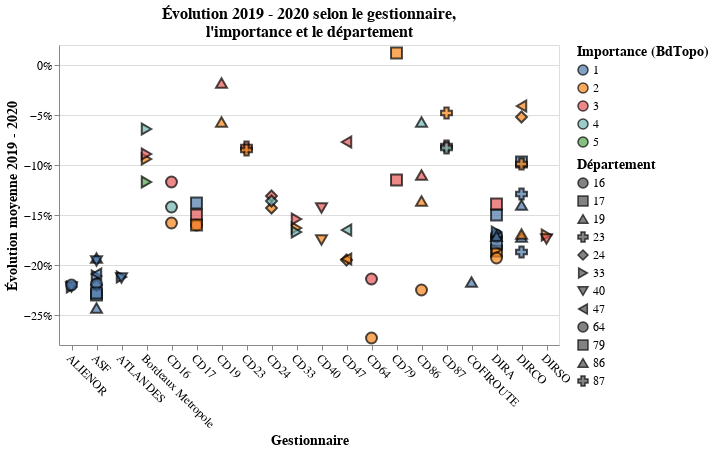

Notebook code cell kept with this figure:
### Code cell
titre = alt.TitleParams(["Évolution 2019 - 2020 selon le gestionnaire,", "l'importance et le département"],
                        fontSize=16)
(alt.Chart(dfGestionnaire,
           title=titre, width=largeur).mark_point(filled=True, size=120, stroke='black').encode(
     x=alt.X('gestionnai:N', title='Gestionnaire', axis=alt.Axis(labelAngle=45)),
     y=alt.Y('coeff_evol_19_20_moyen', axis=alt.Axis(format='%', title='Évolution moyenne 2019 - 2020')),
     color=alt.Color('importance:N', title='Importance (BdTopo)'),
     shape=alt.Shape('dept:O', title='Département'))
 .configure_axis(labelFontSize=12, titleFontSize=14)
 .configure_legend(labelFontSize=12, titleFontSize=14))

### Figure 1 — Vega-Lite specification as saved in the notebook (floating-point values rounded to 4 significant figures)
{"config": {"view": {"continuousWidth": 400, "continuousHeight": 300}, "axis": {"labelFontSize": 12, "titleFontSize": 14}, "legend": {"labelFontSize": 12, "titleFontSize": 14}}, "data": {"name": "data-ebe76f2543e1aa8ab2c3d4460af57e03"}, "mark": {"type": "point", "filled": true, "size": 120, "stroke": "black"}, "encoding": {"color": {"field": "importance", "title": "Importance (BdTopo)", "type": "nominal"}, "shape": {"field": "dept", "title": "Département", "type": "ordinal"}, "x": {"axis": {"labelAngle": 45}, "field": "gestionnai", "title": "Gestionnaire", "type": "nominal"}, "y": {"axis": {"format": "%", "title": "Évolution moyenne 2019 - 2020"}, "field": "coeff_evol_19_20_moyen", "type": "quantitative"}}, "title": {"text": ["Évolution 2019 - 2020 selon le gestionnaire,", "l'importance et le département"], "fontSize": 16}, "width": 500, "$schema": "https://vega.github.io/schema/vega-lite/v4.17.0.json", "datasets": {"data-ebe76f2543e1aa8ab2c3d4460af57e03": [{"gestionnai": "ALIENOR", "dept": 33, "importance": 1, "nb_tmja_2020": 3, "coeff_evol_19_20_moyen": -0.222, "coeff_evol_19_20_median": -0.224, "coeff_evol_19_20_mini": -0.23, "coeff_evol_19_20_maxi": -0.22, "nb_tmja_2020_hors_val_HS_SD": 3, "coeff_evol_19_20_moyen_hors_val_HS_SD": -0.222, "nb_tmja_2020_hors_val_HS_IQR": 3, "coeff_evol_19_20_moyen_hors_val_HS_IQR": -0.222}, {"gestionnai": "ALIENOR", "dept": 40, "importance": 1, "nb_tmja_2020": 5, "coeff_evol_19_20_moyen": -0.222, "coeff_evol_19_20_median": -0.22, "coeff_evol_19_20_mini": -0.23, "coeff_evol_19_20_maxi": -0.22, "nb_tmja_2020_hors_val_HS_SD": 5, "coeff_evol_19_20_moyen_hors_val_HS_SD": -0.222, "nb_tmja_2020_hors_val_HS_IQR": 5, "coeff_evol_19_20_moyen_hors_val_HS_IQR": -0.222}, {"gestionnai": "ALIENOR", "dept": 64, "importance": 1, "nb_tmja_2020": 2, "coeff_evol_19_20_moyen": -0.22, "coeff_evol_19_20_median": -0.22, "coeff_evol_19_20_mini": -0.22, "coeff_evol_19_20_maxi": -0.22, "nb_tmja_2020_hors_val_HS_SD": 2, "coeff_evol_19_20_moyen_hors_val_HS_SD": -0.22, "nb_tmja_2020_hors_val_HS_IQR": 2, "coeff_evol_19_20_moyen_hors_val_HS_IQR": -0.22}, {"gestionnai": "ASF", "dept": 17, "importance": 1, "nb_tmja_2020": 8, "coeff_evol_19_20_moyen": -0.23, "coeff_evol_19_20_median": -0.236, "coeff_evol_19_20_mini": -0.24, "coeff_evol_19_20_maxi": -0.2, "nb_tmja_2020_hors_val_HS_SD": 7, "coeff_evol_19_20_moyen_hors_val_HS_SD": -0.234, "nb_tmja_2020_hors_val_HS_IQR": 7, "coeff_evol_19_20_moyen_hors_val_HS_IQR": -0.234}, {"gestionnai": "ASF", "dept": 19, "importance": 1, "nb_tmja_2020": 8, "coeff_evol_19_20_moyen": -0.193, "coeff_evol_19_20_median": -0.195, "coeff_evol_19_20_mini": -0.2, "coeff_evol_19_20_maxi": -0.19, "nb_tmja_2020_hors_val_HS_SD": 8, "coeff_evol_19_20_moyen_hors_val_HS_SD": -0.193, "nb_tmja_2020_hors_val_HS_IQR": 8, "coeff_evol_19_20_moyen_hors_val_HS_IQR": -0.193}, {"gestionnai": "ASF", "dept": 24, "importance": 1, "nb_tmja_2020": 8, "coeff_evol_19_20_moyen": -0.22, "coeff_evol_19_20_median": -0.204, "coeff_evol_19_20_mini": -0.35, "coeff_evol_19_20_maxi": -0.19, "nb_tmja_2020_hors_val_HS_SD": 7, "coeff_evol_19_20_moyen_hors_val_HS_SD": -0.202, "nb_tmja_2020_hors_val_HS_IQR": 7, "coeff_evol_19_20_moyen_hors_val_HS_IQR": -0.202}, {"gestionnai": "ASF", "dept": 33, "importance": 1, "nb_tmja_2020": 10, "coeff_evol_19_20_moyen": -0.211, "coeff_evol_19_20_median": -0.207, "coeff_evol_19_20_mini": -0.24, "coeff_evol_19_20_maxi": -0.2, "nb_tmja_2020_hors_val_HS_SD": 10, "coeff_evol_19_20_moyen_hors_val_HS_SD": -0.211, "nb_tmja_2020_hors_val_HS_IQR": 8, "coeff_evol_19_20_moyen_hors_val_HS_IQR": -0.204}, {"gestionnai": "ASF", "dept": 40, "importance": 1, "nb_tmja_2020": 4, "coeff_evol_19_20_moyen": -0.196, "coeff_evol_19_20_median": -0.21, "coeff_evol_19_20_mini": -0.22, "coeff_evol_19_20_maxi": -0.18, "nb_tmja_2020_hors_val_HS_SD": 4, "coeff_evol_19_20_moyen_hors_val_HS_SD": -0.196, "nb_tmja_2020_hors_val_HS_IQR": 4, "coeff_evol_19_20_moyen_hors_val_HS_IQR": -0.196}, {"gestionnai": "ASF", "dept": 47, "importance": 1, "nb_tmja_2020": 4, "coeff_evol_19_20_moyen": -0.209, "coeff_evol_19_20_median": -0.209, "coeff_evol_19_20_mini": -0.21, "coeff_evol_19_20_maxi": -0.21, "nb_tmja_2020_hors_val_HS_SD": 4, "coeff_evol_19_20_moyen_hors_val_HS_SD": -0.209, "nb_tmja_2020_hors_val_HS_IQR": 3, "coeff_evol_19_20_moyen_hors_val_HS_IQR": -0.209}, {"gestionnai": "ASF", "dept": 64, "importance": 1, "nb_tmja_2020": 13, "coeff_evol_19_20_moyen": -0.219, "coeff_evol_19_20_median": -0.214, "coeff_evol_19_20_mini": -0.27, "coeff_evol_19_20_maxi": -0.21, "nb_tmja_2020_hors_val_HS_SD": 12, "coeff_evol_19_20_moyen_hors_val_HS_SD": -0.214, "nb_tmja_2020_hors_val_HS_IQR": 11, "coeff_evol_19_20_moyen_hors_val_HS_IQR": -0.215}, {"gestionnai": "ASF", "dept": 79, "importance": 1, "nb_tmja_2020": 7, "coeff_evol_19_20_moyen": -0.228, "coeff_evol_19_20_median": -0.228, "coeff_evol_19_20_mini": -0.24, "coeff_evol_19_20_maxi": -0.21, "nb_tmja_2020_hors_val_HS_SD": 7, "coeff_evol_19_20_moyen_hors_val_HS_SD": -0.228, "nb_tmja_2020_hors_val_HS_IQR": 7, "coeff_evol_19_20_moyen_hors_val_HS_IQR": -0.228}, {"gestionnai": "ASF", "dept": 86, "importance": 1, "nb_tmja_2020": 1, "coeff_evol_19_20_moyen": -0.243, "coeff_evol_19_20_median": -0.243, "coeff_evol_19_20_mini": -0.24, "coeff_evol_19_20_maxi": -0.24, "nb_tmja_2020_hors_val_HS_SD": 0, "coeff_evol_19_20_moyen_hors_val_HS_SD": null, "nb_tmja_2020_hors_val_HS_IQR": 1, "coeff_evol_19_20_moyen_hors_val_HS_IQR": -0.243}, {"gestionnai": "ATLANDES", "dept": 33, "importance": 1, "nb_tmja_2020": 1, "coeff_evol_19_20_moyen": -0.212, "coeff_evol_19_20_median": -0.212, "coeff_evol_19_20_mini": -0.21, "coeff_evol_19_20_maxi": -0.21, "nb_tmja_2020_hors_val_HS_SD": 0, "coeff_evol_19_20_moyen_hors_val_HS_SD": null, "nb_tmja_2020_hors_val_HS_IQR": 1, "coeff_evol_19_20_moyen_hors_val_HS_IQR": -0.212}, {"gestionnai": "ATLANDES", "dept": 40, "importance": 1, "nb_tmja_2020": 7, "coeff_evol_19_20_moyen": -0.213, "coeff_evol_19_20_median": -0.218, "coeff_evol_19_20_mini": -0.22, "coeff_evol_19_20_maxi": -0.19, "nb_tmja_2020_hors_val_HS_SD": 7, "coeff_evol_19_20_moyen_hors_val_HS_SD": -0.213, "nb_tmja_2020_hors_val_HS_IQR": 6, "coeff_evol_19_20_moyen_hors_val_HS_IQR": -0.216}, {"gestionnai": "Bordeaux Metropole", "dept": 33, "importance": 2, "nb_tmja_2020": 49, "coeff_evol_19_20_moyen": -0.094, "coeff_evol_19_20_median": -0.077, "coeff_evol_19_20_mini": -0.54, "coeff_evol_19_20_maxi": 0.29, "nb_tmja_2020_hors_val_HS_SD": 46, "coeff_evol_19_20_moyen_hors_val_HS_SD": -0.083, "nb_tmja_2020_hors_val_HS_IQR": 44, "coeff_evol_19_20_moyen_hors_val_HS_IQR": -0.085}, {"gestionnai": "Bordeaux Metropole", "dept": 33, "importance": 5, "nb_tmja_2020": 19, "coeff_evol_19_20_moyen": -0.117, "coeff_evol_19_20_median": -0.086, "coeff_evol_19_20_mini": -0.56, "coeff_evol_19_20_maxi": 0.04, "nb_tmja_2020_hors_val_HS_SD": 18, "coeff_evol_19_20_moyen_hors_val_HS_SD": -0.092, "nb_tmja_2020_hors_val_HS_IQR": 18, "coeff_evol_19_20_moyen_hors_val_HS_IQR": -0.092}, {"gestionnai": "Bordeaux Metropole", "dept": 33, "importance": 4, "nb_tmja_2020": 80, "coeff_evol_19_20_moyen": -0.064, "coeff_evol_19_20_median": -0.075, "coeff_evol_19_20_mini": -0.22, "coeff_evol_19_20_maxi": 0.19, "nb_tmja_2020_hors_val_HS_SD": 76, "coeff_evol_19_20_moyen_hors_val_HS_SD": -0.065, "nb_tmja_2020_hors_val_HS_IQR": 79, "coeff_evol_19_20_moyen_hors_val_HS_IQR": -0.067}, {"gestionnai": "Bordeaux Metropole", "dept": 33, "importance": 3, "nb_tmja_2020": 131, "coeff_evol_19_20_moyen": -0.089, "coeff_evol_19_20_median": -0.078, "coeff_evol_19_20_mini": -0.62, "coeff_evol_19_20_maxi": 0.13, "nb_tmja_2020_hors_val_HS_SD": 125, "coeff_evol_19_20_moyen_hors_val_HS_SD": -0.081, "nb_tmja_2020_hors_val_HS_IQR": 117, "coeff_evol_19_20_moyen_hors_val_HS_IQR": -0.073}, {"gestionnai": "CD16", "dept": 16, "importance": 4, "nb_tmja_2020": 7, "coeff_evol_19_20_moyen": -0.142, "coeff_evol_19_20_median": -0.117, "coeff_evol_19_20_mini": -0.32, "coeff_evol_19_20_maxi": 0.07, "nb_tmja_2020_hors_val_HS_SD": 7, "coeff_evol_19_20_moyen_hors_val_HS_SD": -0.142, "nb_tmja_2020_hors_val_HS_IQR": 7, "coeff_evol_19_20_moyen_hors_val_HS_IQR": -0.142}, {"gestionnai": "CD16", "dept": 16, "importance": 3, "nb_tmja_2020": 28, "coeff_evol_19_20_moyen": -0.117, "coeff_evol_19_20_median": -0.118, "coeff_evol_19_20_mini": -0.26, "coeff_evol_19_20_maxi": -0.04, "nb_tmja_2020_hors_val_HS_SD": 26, "coeff_evol_19_20_moyen_hors_val_HS_SD": -0.107, "nb_tmja_2020_hors_val_HS_IQR": 26, "coeff_evol_19_20_moyen_hors_val_HS_IQR": -0.107}, {"gestionnai": "CD16", "dept": 16, "importance": 2, "nb_tmja_2020": 28, "coeff_evol_19_20_moyen": -0.158, "coeff_evol_19_20_median": -0.174, "coeff_evol_19_20_mini": -0.39, "coeff_evol_19_20_maxi": 0.17, "nb_tmja_2020_hors_val_HS_SD": 26, "coeff_evol_19_20_moyen_hors_val_HS_SD": -0.162, "nb_tmja_2020_hors_val_HS_IQR": 25, "coeff_evol_19_20_moyen_hors_val_HS_IQR": -0.168}, {"gestionnai": "CD17", "dept": 16, "importance": 3, "nb_tmja_2020": 1, "coeff_evol_19_20_moyen": -0.16, "coeff_evol_19_20_median": -0.16, "coeff_evol_19_20_mini": -0.16, "coeff_evol_19_20_maxi": -0.16, "nb_tmja_2020_hors_val_HS_SD": 0, "coeff_evol_19_20_moyen_hors_val_HS_SD": null, "nb_tmja_2020_hors_val_HS_IQR": 1, "coeff_evol_19_20_moyen_hors_val_HS_IQR": -0.16}, {"gestionnai": "CD17", "dept": 17, "importance": 1, "nb_tmja_2020": 4, "coeff_evol_19_20_moyen": -0.138, "coeff_evol_19_20_median": -0.192, "coeff_evol_19_20_mini": -0.2, "coeff_evol_19_20_maxi": 0.02, "nb_tmja_2020_hors_val_HS_SD": 4, "coeff_evol_19_20_moyen_hors_val_HS_SD": -0.138, "nb_tmja_2020_hors_val_HS_IQR": 3, "coeff_evol_19_20_moyen_hors_val_HS_IQR": -0.19}, {"gestionnai": "CD17", "dept": 17, "importance": 3, "nb_tmja_2020": 26, "coeff_evol_19_20_moyen": -0.15, "coeff_evol_19_20_median": -0.152, "coeff_evol_19_20_mini": -0.25, "coeff_evol_19_20_maxi": -0.04, "nb_tmja_2020_hors_val_HS_SD": 24, "coeff_evol_19_20_moyen_hors_val_HS_SD": -0.15, "nb_tmja_2020_hors_val_HS_IQR": 24, "coeff_evol_19_20_moyen_hors_val_HS_IQR": -0.15}, {"gestionnai": "CD17", "dept": 17, "importance": 2, "nb_tmja_2020": 29, "coeff_evol_19_20_moyen": -0.16, "coeff_evol_19_20_median": -0.172, "coeff_evol_19_20_mini": -0.57, "coeff_evol_19_20_maxi": 0.51, "nb_tmja_2020_hors_val_HS_SD": 27, "coeff_evol_19_20_moyen_hors_val_HS_SD": -0.17, "nb_tmja_2020_hors_val_HS_IQR": 25, "coeff_evol_19_20_moyen_hors_val_HS_IQR": -0.171}, {"gestionnai": "CD19", "dept": 19, "importance": 3, "nb_tmja_2020": 23, "coeff_evol_19_20_moyen": -0.018, "coeff_evol_19_20_median": -0.014, "coeff_evol_19_20_mini": -0.32, "coeff_evol_19_20_maxi": 0.17, "nb_tmja_2020_hors_val_HS_SD": 22, "coeff_evol_19_20_moyen_hors_val_HS_SD": -0.005, "nb_tmja_2020_hors_val_HS_IQR": 20, "coeff_evol_19_20_moyen_hors_val_HS_IQR": -0.02}, {"gestionnai": "CD19", "dept": 19, "importance": 2, "nb_tmja_2020": 25, "coeff_evol_19_20_moyen": -0.057, "coeff_evol_19_20_median": -0.06, "coeff_evol_19_20_mini": -0.33, "coeff_evol_19_20_maxi": 0.28, "nb_tmja_2020_hors_val_HS_SD": 23, "coeff_evol_19_20_moyen_hors_val_HS_SD": -0.084, "nb_tmja_2020_hors_val_HS_IQR": 24, "coeff_evol_19_20_moyen_hors_val_HS_IQR": -0.071}, {"gestionnai": "CD23", "dept": 23, "importance": 3, "nb_tmja_2020": 31, "coeff_evol_19_20_moyen": -0.082, "coeff_evol_19_20_median": -0.081, "coeff_evol_19_20_mini": -0.57, "coeff_evol_19_20_maxi": 0.16, "nb_tmja_2020_hors_val_HS_SD": 29, "coeff_evol_19_20_moyen_hors_val_HS_SD": -0.053, "nb_tmja_2020_hors_val_HS_IQR": 29, "coeff_evol_19_20_moyen_hors_val_HS_IQR": -0.053}, {"gestionnai": "CD23", "dept": 23, "importance": 2, "nb_tmja_2020": 22, "coeff_evol_19_20_moyen": -0.085, "coeff_evol_19_20_median": -0.074, "coeff_evol_19_20_mini": -0.22, "coeff_evol_19_20_maxi": 0.05, "nb_tmja_2020_hors_val_HS_SD": 22, "coeff_evol_19_20_moyen_hors_val_HS_SD": -0.085, "nb_tmja_2020_hors_val_HS_IQR": 22, "coeff_evol_19_20_moyen_hors_val_HS_IQR": -0.085}, {"gestionnai": "CD24", "dept": 24, "importance": 3, "nb_tmja_2020": 29, "coeff_evol_19_20_moyen": -0.131, "coeff_evol_19_20_median": -0.15, "coeff_evol_19_20_mini": -0.59, "coeff_evol_19_20_maxi": 0.16, "nb_tmja_2020_hors_val_HS_SD": 27, "coeff_evol_19_20_moyen_hors_val_HS_SD": -0.102, "nb_tmja_2020_hors_val_HS_IQR": 28, "coeff_evol_19_20_moyen_hors_val_HS_IQR": -0.114}, {"gestionnai": "CD24", "dept": 24, "importance": 2, "nb_tmja_2020": 82, "coeff_evol_19_20_moyen": -0.143, "coeff_evol_19_20_median": -0.142, "coeff_evol_19_20_mini": -0.51, "coeff_evol_19_20_maxi": 0.28, "nb_tmja_2020_hors_val_HS_SD": 74, "coeff_evol_19_20_moyen_hors_val_HS_SD": -0.117, "nb_tmja_2020_hors_val_HS_IQR": 73, "coeff_evol_19_20_moyen_hors_val_HS_IQR": -0.114}, {"gestionnai": "CD24", "dept": 24, "importance": 4, "nb_tmja_2020": 13, "coeff_evol_19_20_moyen": -0.136, "coeff_evol_19_20_median": -0.134, "coeff_evol_19_20_mini": -0.54, "coeff_evol_19_20_maxi": 0.17, "nb_tmja_2020_hors_val_HS_SD": 12, "coeff_evol_19_20_moyen_hors_val_HS_SD": -0.103, "nb_tmja_2020_hors_val_HS_IQR": 9, "coeff_evol_19_20_moyen_hors_val_HS_IQR": -0.129}, {"gestionnai": "CD33", "dept": 33, "importance": 2, "nb_tmja_2020": 30, "coeff_evol_19_20_moyen": -0.163, "coeff_evol_19_20_median": -0.16, "coeff_evol_19_20_mini": -0.32, "coeff_evol_19_20_maxi": -0.02, "nb_tmja_2020_hors_val_HS_SD": 28, "coeff_evol_19_20_moyen_hors_val_HS_SD": -0.162, "nb_tmja_2020_hors_val_HS_IQR": 26, "coeff_evol_19_20_moyen_hors_val_HS_IQR": -0.156}, {"gestionnai": "CD33", "dept": 33, "importance": 3, "nb_tmja_2020": 31, "coeff_evol_19_20_moyen": -0.154, "coeff_evol_19_20_median": -0.142, "coeff_evol_19_20_mini": -0.31, "coeff_evol_19_20_maxi": -0.08, "nb_tmja_2020_hors_val_HS_SD": 29, "coeff_evol_19_20_moyen_hors_val_HS_SD": -0.144, "nb_tmja_2020_hors_val_HS_IQR": 29, "coeff_evol_19_20_moyen_hors_val_HS_IQR": -0.144}, {"gestionnai": "CD33", "dept": 33, "importance": 4, "nb_tmja_2020": 1, "coeff_evol_19_20_moyen": -0.167, "coeff_evol_19_20_median": -0.167, "coeff_evol_19_20_mini": -0.17, "coeff_evol_19_20_maxi": -0.17, "nb_tmja_2020_hors_val_HS_SD": 0, "coeff_evol_19_20_moyen_hors_val_HS_SD": null, "nb_tmja_2020_hors_val_HS_IQR": 1, "coeff_evol_19_20_moyen_hors_val_HS_IQR": -0.167}, {"gestionnai": "CD40", "dept": 40, "importance": 3, "nb_tmja_2020": 14, "coeff_evol_19_20_moyen": -0.143, "coeff_evol_19_20_median": -0.135, "coeff_evol_19_20_mini": -0.24, "coeff_evol_19_20_maxi": -0.08, "nb_tmja_2020_hors_val_HS_SD": 13, "coeff_evol_19_20_moyen_hors_val_HS_SD": -0.136, "nb_tmja_2020_hors_val_HS_IQR": 13, "coeff_evol_19_20_moyen_hors_val_HS_IQR": -0.136}, {"gestionnai": "CD40", "dept": 40, "importance": 2, "nb_tmja_2020": 27, "coeff_evol_19_20_moyen": -0.175, "coeff_evol_19_20_median": -0.172, "coeff_evol_19_20_mini": -0.29, "coeff_evol_19_20_maxi": -0.08, "nb_tmja_2020_hors_val_HS_SD": 24, "coeff_evol_19_20_moyen_hors_val_HS_SD": -0.171, "nb_tmja_2020_hors_val_HS_IQR": 24, "coeff_evol_19_20_moyen_hors_val_HS_IQR": -0.171}, {"gestionnai": "CD47", "dept": 24, "importance": 2, "nb_tmja_2020": 1, "coeff_evol_19_20_moyen": -0.195, "coeff_evol_19_20_median": -0.195, "coeff_evol_19_20_mini": -0.2, "coeff_evol_19_20_maxi": -0.2, "nb_tmja_2020_hors_val_HS_SD": 0, "coeff_evol_19_20_moyen_hors_val_HS_SD": null, "nb_tmja_2020_hors_val_HS_IQR": 1, "coeff_evol_19_20_moyen_hors_val_HS_IQR": -0.195}, {"gestionnai": "CD47", "dept": 47, "importance": 4, "nb_tmja_2020": 2, "coeff_evol_19_20_moyen": -0.165, "coeff_evol_19_20_median": -0.207, "coeff_evol_19_20_mini": -0.21, "coeff_evol_19_20_maxi": -0.12, "nb_tmja_2020_hors_val_HS_SD": 2, "coeff_evol_19_20_moyen_hors_val_HS_SD": -0.165, "nb_tmja_2020_hors_val_HS_IQR": 2, "coeff_evol_19_20_moyen_hors_val_HS_IQR": -0.165}, {"gestionnai": "CD47", "dept": 47, "importance": 2, "nb_tmja_2020": 32, "coeff_evol_19_20_moyen": -0.194, "coeff_evol_19_20_median": -0.178, "coeff_evol_19_20_mini": -0.71, "coeff_evol_19_20_maxi": -0.05, "nb_tmja_2020_hors_val_HS_SD": 31, "coeff_evol_19_20_moyen_hors_val_HS_SD": -0.178, "nb_tmja_2020_hors_val_HS_IQR": 26, "coeff_evol_19_20_moyen_hors_val_HS_IQR": -0.178}, {"gestionnai": "CD47", "dept": 47, "importance": 3, "nb_tmja_2020": 12, "coeff_evol_19_20_moyen": -0.077, "coeff_evol_19_20_median": -0.148, "coeff_evol_19_20_mini": -0.25, "coeff_evol_19_20_maxi": 0.75, "nb_tmja_2020_hors_val_HS_SD": 11, "coeff_evol_19_20_moyen_hors_val_HS_SD": -0.153, "nb_tmja_2020_hors_val_HS_IQR": 9, "coeff_evol_19_20_moyen_hors_val_HS_IQR": -0.154}, {"gestionnai": "CD64", "dept": 64, "importance": 3, "nb_tmja_2020": 4, "coeff_evol_19_20_moyen": -0.214, "coeff_evol_19_20_median": -0.217, "coeff_evol_19_20_mini": -0.27, "coeff_evol_19_20_maxi": -0.17, "nb_tmja_2020_hors_val_HS_SD": 4, "coeff_evol_19_20_moyen_hors_val_HS_SD": -0.214, "nb_tmja_2020_hors_val_HS_IQR": 4, "coeff_evol_19_20_moyen_hors_val_HS_IQR": -0.214}, {"gestionnai": "CD64", "dept": 64, "importance": 2, "nb_tmja_2020": 3, "coeff_evol_19_20_moyen": -0.273, "coeff_evol_19_20_median": -0.224, "coeff_evol_19_20_mini": -0.37, "coeff_evol_19_20_maxi": -0.22, "nb_tmja_2020_hors_val_HS_SD": 3, "coeff_evol_19_20_moyen_hors_val_HS_SD": -0.273, "nb_tmja_2020_hors_val_HS_IQR": 3, "coeff_evol_19_20_moyen_hors_val_HS_IQR": -0.273}, {"gestionnai": "CD79", "dept": 79, "importance": 3, "nb_tmja_2020": 1, "coeff_evol_19_20_moyen": -0.115, "coeff_evol_19_20_median": -0.115, "coeff_evol_19_20_mini": -0.12, "coeff_evol_19_20_maxi": -0.12, "nb_tmja_2020_hors_val_HS_SD": 0, "coeff_evol_19_20_moyen_hors_val_HS_SD": null, "nb_tmja_2020_hors_val_HS_IQR": 1, "coeff_evol_19_20_moyen_hors_val_HS_IQR": -0.115}, {"gestionnai": "CD79", "dept": 79, "importance": 2, "nb_tmja_2020": 7, "coeff_evol_19_20_moyen": 0.012, "coeff_evol_19_20_median": 0.019, "coeff_evol_19_20_mini": -0.12, "coeff_evol_19_20_maxi": 0.17, "nb_tmja_2020_hors_val_HS_SD": 7, "coeff_evol_19_20_moyen_hors_val_HS_SD": 0.012, "nb_tmja_2020_hors_val_HS_IQR": 7, "coeff_evol_19_20_moyen_hors_val_HS_IQR": 0.012}, {"gestionnai": "CD86", "dept": 16, "importance": 2, "nb_tmja_2020": 1, "coeff_evol_19_20_moyen": -0.225, "coeff_evol_19_20_median": -0.225, "coeff_evol_19_20_mini": -0.23, "coeff_evol_19_20_maxi": -0.23, "nb_tmja_2020_hors_val_HS_SD": 0, "coeff_evol_19_20_moyen_hors_val_HS_SD": null, "nb_tmja_2020_hors_val_HS_IQR": 1, "coeff_evol_19_20_moyen_hors_val_HS_IQR": -0.225}, {"gestionnai": "CD86", "dept": 86, "importance": 2, "nb_tmja_2020": 56, "coeff_evol_19_20_moyen": -0.136, "coeff_evol_19_20_median": -0.16, "coeff_evol_19_20_mini": -0.47, "coeff_evol_19_20_maxi": 0.14, "nb_tmja_2020_hors_val_HS_SD": 52, "coeff_evol_19_20_moyen_hors_val_HS_SD": -0.134, "nb_tmja_2020_hors_val_HS_IQR": 53, "coeff_evol_19_20_moyen_hors_val_HS_IQR": -0.13}, {"gestionnai": "CD86", "dept": 86, "importance": 3, "nb_tmja_2020": 40, "coeff_evol_19_20_moyen": -0.11, "coeff_evol_19_20_median": -0.11, "coeff_evol_19_20_mini": -0.53, "coeff_evol_19_20_maxi": 0.12, "nb_tmja_2020_hors_val_HS_SD": 39, "coeff_evol_19_20_moyen_hors_val_HS_SD": -0.099, "nb_tmja_2020_hors_val_HS_IQR": 39, "coeff_evol_19_20_moyen_hors_val_HS_IQR": -0.099}, {"gestionnai": "CD86", "dept": 86, "importance": 4, "nb_tmja_2020": 16, "coeff_evol_19_20_moyen": -0.057, "coeff_evol_19_20_median": -0.088, "coeff_evol_19_20_mini": -0.17, "coeff_evol_19_20_maxi": 0.13, "nb_tmja_2020_hors_val_HS_SD": 15, "coeff_evol_19_20_moyen_hors_val_HS_SD": -0.069, "nb_tmja_2020_hors_val_HS_IQR": 15, "coeff_evol_19_20_moyen_hors_val_HS_IQR": -0.069}, {"gestionnai": "CD87", "dept": 87, "importance": 3, "nb_tmja_2020": 24, "coeff_evol_19_20_moyen": -0.081, "coeff_evol_19_20_median": -0.075, "coeff_evol_19_20_mini": -0.56, "coeff_evol_19_20_maxi": 0.23, "nb_tmja_2020_hors_val_HS_SD": 23, "coeff_evol_19_20_moyen_hors_val_HS_SD": -0.06, "nb_tmja_2020_hors_val_HS_IQR": 23, "coeff_evol_19_20_moyen_hors_val_HS_IQR": -0.06}, {"gestionnai": "CD87", "dept": 87, "importance": 4, "nb_tmja_2020": 6, "coeff_evol_19_20_moyen": -0.083, "coeff_evol_19_20_median": -0.24, "coeff_evol_19_20_mini": -0.28, "coeff_evol_19_20_maxi": 0.38, "nb_tmja_2020_hors_val_HS_SD": 6, "coeff_evol_19_20_moyen_hors_val_HS_SD": -0.083, "nb_tmja_2020_hors_val_HS_IQR": 6, "coeff_evol_19_20_moyen_hors_val_HS_IQR": -0.083}, {"gestionnai": "CD87", "dept": 87, "importance": 2, "nb_tmja_2020": 22, "coeff_evol_19_20_moyen": -0.048, "coeff_evol_19_20_median": -0.058, "coeff_evol_19_20_mini": -0.29, "coeff_evol_19_20_maxi": 0.25, "nb_tmja_2020_hors_val_HS_SD": 21, "coeff_evol_19_20_moyen_hors_val_HS_SD": -0.062, "nb_tmja_2020_hors_val_HS_IQR": 21, "coeff_evol_19_20_moyen_hors_val_HS_IQR": -0.062}, {"gestionnai": "COFIROUTE", "dept": 86, "importance": 1, "nb_tmja_2020": 5, "coeff_evol_19_20_moyen": -0.217, "coeff_evol_19_20_median": -0.217, "coeff_evol_19_20_mini": -0.22, "coeff_evol_19_20_maxi": -0.21, "nb_tmja_2020_hors_val_HS_SD": 5, "coeff_evol_19_20_moyen_hors_val_HS_SD": -0.217, "nb_tmja_2020_hors_val_HS_IQR": 5, "coeff_evol_19_20_moyen_hors_val_HS_IQR": -0.217}, {"gestionnai": "DIRA", "dept": 16, "importance": 2, "nb_tmja_2020": 1, "coeff_evol_19_20_moyen": -0.172, "coeff_evol_19_20_median": -0.172, "coeff_evol_19_20_mini": -0.17, "coeff_evol_19_20_maxi": -0.17, "nb_tmja_2020_hors_val_HS_SD": 0, "coeff_evol_19_20_moyen_hors_val_HS_SD": null, "nb_tmja_2020_hors_val_HS_IQR": 1, "coeff_evol_19_20_moyen_hors_val_HS_IQR": -0.172}, {"gestionnai": "DIRA", "dept": 16, "importance": 1, "nb_tmja_2020": 25, "coeff_evol_19_20_moyen": -0.17, "coeff_evol_19_20_median": -0.161, "coeff_evol_19_20_mini": -0.46, "coeff_evol_19_20_maxi": -0.08, "nb_tmja_2020_hors_val_HS_SD": 23, "coeff_evol_19_20_moyen_hors_val_HS_SD": -0.151, "nb_tmja_2020_hors_val_HS_IQR": 21, "coeff_evol_19_20_moyen_hors_val_HS_IQR": -0.157}, {"gestionnai": "DIRA", "dept": 17, "importance": 2, "nb_tmja_2020": 2, "coeff_evol_19_20_moyen": -0.186, "coeff_evol_19_20_median": -0.215, "coeff_evol_19_20_mini": -0.22, "coeff_evol_19_20_maxi": -0.16, "nb_tmja_2020_hors_val_HS_SD": 2, "coeff_evol_19_20_moyen_hors_val_HS_SD": -0.186, "nb_tmja_2020_hors_val_HS_IQR": 2, "coeff_evol_19_20_moyen_hors_val_HS_IQR": -0.186}, {"gestionnai": "DIRA", "dept": 17, "importance": 1, "nb_tmja_2020": 11, "coeff_evol_19_20_moyen": -0.15, "coeff_evol_19_20_median": -0.155, "coeff_evol_19_20_mini": -0.19, "coeff_evol_19_20_maxi": -0.09, "nb_tmja_2020_hors_val_HS_SD": 10, "coeff_evol_19_20_moyen_hors_val_HS_SD": -0.156, "nb_tmja_2020_hors_val_HS_IQR": 9, "coeff_evol_19_20_moyen_hors_val_HS_IQR": -0.152}, {"gestionnai": "DIRA", "dept": 17, "importance": 3, "nb_tmja_2020": 1, "coeff_evol_19_20_moyen": -0.139, "coeff_evol_19_20_median": -0.139, "coeff_evol_19_20_mini": -0.14, "coeff_evol_19_20_maxi": -0.14, "nb_tmja_2020_hors_val_HS_SD": 0, "coeff_evol_19_20_moyen_hors_val_HS_SD": null, "nb_tmja_2020_hors_val_HS_IQR": 1, "coeff_evol_19_20_moyen_hors_val_HS_IQR": -0.139}, {"gestionnai": "DIRA", "dept": 33, "importance": 2, "nb_tmja_2020": 2, "coeff_evol_19_20_moyen": -0.185, "coeff_evol_19_20_median": -0.186, "coeff_evol_19_20_mini": -0.19, "coeff_evol_19_20_maxi": -0.18, "nb_tmja_2020_hors_val_HS_SD": 2, "coeff_evol_19_20_moyen_hors_val_HS_SD": -0.185, "nb_tmja_2020_hors_val_HS_IQR": 2, "coeff_evol_19_20_moyen_hors_val_HS_IQR": -0.185}, {"gestionnai": "DIRA", "dept": 33, "importance": 1, "nb_tmja_2020": 68, "coeff_evol_19_20_moyen": -0.167, "coeff_evol_19_20_median": -0.168, "coeff_evol_19_20_mini": -0.3, "coeff_evol_19_20_maxi": 0.1, "nb_tmja_2020_hors_val_HS_SD": 63, "coeff_evol_19_20_moyen_hors_val_HS_SD": -0.172, "nb_tmja_2020_hors_val_HS_IQR": 61, "coeff_evol_19_20_moyen_hors_val_HS_IQR": -0.17}, {"gestionnai": "DIRA", "dept": 64, "importance": 2, "nb_tmja_2020": 6, "coeff_evol_19_20_moyen": -0.193, "coeff_evol_19_20_median": -0.193, "coeff_evol_19_20_mini": -0.21, "coeff_evol_19_20_maxi": -0.18, "nb_tmja_2020_hors_val_HS_SD": 6, "coeff_evol_19_20_moyen_hors_val_HS_SD": -0.193, "nb_tmja_2020_hors_val_HS_IQR": 6, "coeff_evol_19_20_moyen_hors_val_HS_IQR": -0.193}, {"gestionnai": "DIRA", "dept": 79, "importance": 1, "nb_tmja_2020": 4, "coeff_evol_19_20_moyen": -0.178, "coeff_evol_19_20_median": -0.178, "coeff_evol_19_20_mini": -0.22, "coeff_evol_19_20_maxi": -0.14, "nb_tmja_2020_hors_val_HS_SD": 4, "coeff_evol_19_20_moyen_hors_val_HS_SD": -0.178, "nb_tmja_2020_hors_val_HS_IQR": 4, "coeff_evol_19_20_moyen_hors_val_HS_IQR": -0.178}, {"gestionnai": "DIRA", "dept": 86, "importance": 1, "nb_tmja_2020": 4, "coeff_evol_19_20_moyen": -0.171, "coeff_evol_19_20_median": -0.184, "coeff_evol_19_20_mini": -0.19, "coeff_evol_19_20_maxi": -0.14, "nb_tmja_2020_hors_val_HS_SD": 4, "coeff_evol_19_20_moyen_hors_val_HS_SD": -0.171, "nb_tmja_2020_hors_val_HS_IQR": 3, "coeff_evol_19_20_moyen_hors_val_HS_IQR": -0.183}, {"gestionnai": "DIRCO", "dept": 19, "importance": 1, "nb_tmja_2020": 8, "coeff_evol_19_20_moyen": -0.172, "coeff_evol_19_20_median": -0.186, "coeff_evol_19_20_mini": -0.21, "coeff_evol_19_20_maxi": -0.06, "nb_tmja_2020_hors_val_HS_SD": 7, "coeff_evol_19_20_moyen_hors_val_HS_SD": -0.188, "nb_tmja_2020_hors_val_HS_IQR": 7, "coeff_evol_19_20_moyen_hors_val_HS_IQR": -0.188}, {"gestionnai": "DIRCO", "dept": 23, "importance": 1, "nb_tmja_2020": 7, "coeff_evol_19_20_moyen": -0.129, "coeff_evol_19_20_median": -0.181, "coeff_evol_19_20_mini": -0.19, "coeff_evol_19_20_maxi": 0.02, "nb_tmja_2020_hors_val_HS_SD": 7, "coeff_evol_19_20_moyen_hors_val_HS_SD": -0.129, "nb_tmja_2020_hors_val_HS_IQR": 7, "coeff_evol_19_20_moyen_hors_val_HS_IQR": -0.129}, {"gestionnai": "DIRCO", "dept": 24, "importance": 2, "nb_tmja_2020": 3, "coeff_evol_19_20_moyen": -0.052, "coeff_evol_19_20_median": -0.02, "coeff_evol_19_20_mini": -0.19, "coeff_evol_19_20_maxi": 0.06, "nb_tmja_2020_hors_val_HS_SD": 3, "coeff_evol_19_20_moyen_hors_val_HS_SD": -0.052, "nb_tmja_2020_hors_val_HS_IQR": 3, "coeff_evol_19_20_moyen_hors_val_HS_IQR": -0.052}, {"gestionnai": "DIRCO", "dept": 47, "importance": 2, "nb_tmja_2020": 2, "coeff_evol_19_20_moyen": -0.041, "coeff_evol_19_20_median": -0.145, "coeff_evol_19_20_mini": -0.15, "coeff_evol_19_20_maxi": 0.06, "nb_tmja_2020_hors_val_HS_SD": 2, "coeff_evol_19_20_moyen_hors_val_HS_SD": -0.041, "nb_tmja_2020_hors_val_HS_IQR": 2, "coeff_evol_19_20_moyen_hors_val_HS_IQR": -0.041}, {"gestionnai": "DIRCO", "dept": 79, "importance": 1, "nb_tmja_2020": 1, "coeff_evol_19_20_moyen": -0.097, "coeff_evol_19_20_median": -0.097, "coeff_evol_19_20_mini": -0.1, "coeff_evol_19_20_maxi": -0.1, "nb_tmja_2020_hors_val_HS_SD": 0, "coeff_evol_19_20_moyen_hors_val_HS_SD": null, "nb_tmja_2020_hors_val_HS_IQR": 1, "coeff_evol_19_20_moyen_hors_val_HS_IQR": -0.097}, {"gestionnai": "DIRCO", "dept": 86, "importance": 1, "nb_tmja_2020": 2, "coeff_evol_19_20_moyen": -0.14, "coeff_evol_19_20_median": -0.182, "coeff_evol_19_20_mini": -0.18, "coeff_evol_19_20_maxi": -0.1, "nb_tmja_2020_hors_val_HS_SD": 2, "coeff_evol_19_20_moyen_hors_val_HS_SD": -0.14, "nb_tmja_2020_hors_val_HS_IQR": 2, "coeff_evol_19_20_moyen_hors_val_HS_IQR": -0.14}, {"gestionnai": "DIRCO", "dept": 86, "importance": 2, "nb_tmja_2020": 1, "coeff_evol_19_20_moyen": -0.169, "coeff_evol_19_20_median": -0.169, "coeff_evol_19_20_mini": -0.17, "coeff_evol_19_20_maxi": -0.17, "nb_tmja_2020_hors_val_HS_SD": 0, "coeff_evol_19_20_moyen_hors_val_HS_SD": null, "nb_tmja_2020_hors_val_HS_IQR": 1, "coeff_evol_19_20_moyen_hors_val_HS_IQR": -0.169}, {"gestionnai": "DIRCO", "dept": 87, "importance": 2, "nb_tmja_2020": 4, "coeff_evol_19_20_moyen": -0.099, "coeff_evol_19_20_median": -0.166, "coeff_evol_19_20_mini": -0.17, "coeff_evol_19_20_maxi": 0.03, "nb_tmja_2020_hors_val_HS_SD": 4, "coeff_evol_19_20_moyen_hors_val_HS_SD": -0.099, "nb_tmja_2020_hors_val_HS_IQR": 4, "coeff_evol_19_20_moyen_hors_val_HS_IQR": -0.099}, {"gestionnai": "DIRCO", "dept": 87, "importance": 1, "nb_tmja_2020": 21, "coeff_evol_19_20_moyen": -0.187, "coeff_evol_19_20_median": -0.194, "coeff_evol_19_20_mini": -0.35, "coeff_evol_19_20_maxi": -0.08, "nb_tmja_2020_hors_val_HS_SD": 20, "coeff_evol_19_20_moyen_hors_val_HS_SD": -0.179, "nb_tmja_2020_hors_val_HS_IQR": 16, "coeff_evol_19_20_moyen_hors_val_HS_IQR": -0.191}, {"gestionnai": "DIRSO", "dept": 33, "importance": 2, "nb_tmja_2020": 1, "coeff_evol_19_20_moyen": -0.17, "coeff_evol_19_20_median": -0.17, "coeff_evol_19_20_mini": -0.17, "coeff_evol_19_20_maxi": -0.17, "nb_tmja_2020_hors_val_HS_SD": 0, "coeff_evol_19_20_moyen_hors_val_HS_SD": null, "nb_tmja_2020_hors_val_HS_IQR": 1, "coeff_evol_19_20_moyen_hors_val_HS_IQR": -0.17}, {"gestionnai": "DIRSO", "dept": 40, "importance": 3, "nb_tmja_2020": 1, "coeff_evol_19_20_moyen": -0.174, "coeff_evol_19_20_median": -0.174, "coeff_evol_19_20_mini": -0.17, "coeff_evol_19_20_maxi": -0.17, "nb_tmja_2020_hors_val_HS_SD": 0, "coeff_evol_19_20_moyen_hors_val_HS_SD": null, "nb_tmja_2020_hors_val_HS_IQR": 1, "coeff_evol_19_20_moyen_hors_val_HS_IQR": -0.174}]}}
